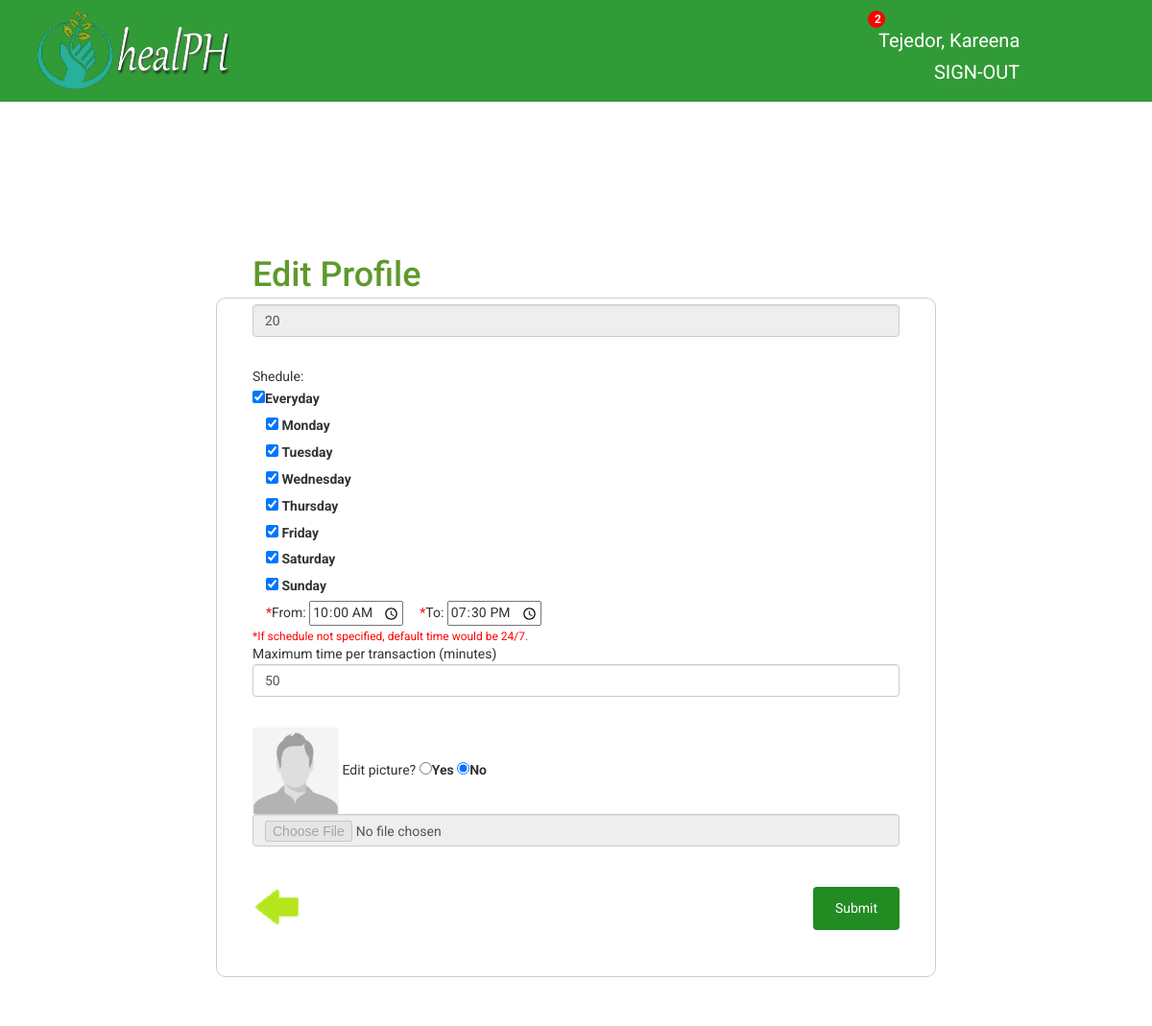
Page /healerPages/editprofile.php?accountid=20 (signed in) on the committed database.
### tables this page shows
CREATE TABLE IF NOT EXISTS `healer` (
  `HEALER_ID` int(11) NOT NULL AUTO_INCREMENT,
  `ACCT_ID` int(11) NOT NULL,
  `FIRSTNAME` varchar(30) NOT NULL,
  `LASTNAME` varchar(30) NOT NULL,
  `ADDRESS` varchar(200) NOT NULL,
  `CONTACT` varchar(30) NOT NULL,
  `EMAIL_ADDRESS` varchar(45) NOT NULL,
  `LATITUDE` varchar(50) NOT NULL,
  `LONGITUDE` varchar(50) NOT NULL,
  `DETAILS` varchar(1000) NOT NULL,
  `SUBEXPIRY` varchar(20) NOT NULL,
  `PICTURE` varchar(50) NOT NULL DEFAULT 'face.jpg',
  `CLINICDAYS` varchar(200) NOT NULL,
  `CLINICHOURS` varchar(20) NOT NULL,
  `DAILYLIMIT` int(11) NOT NULL,
  `RATE` decimal(5,1) NOT NULL,
  `STATUS` varchar(15) NOT NULL DEFAULT 'UNCONFIRMED',
  PRIMARY KEY (`HEALER_ID`)
);

### healerPages/editprofile.php (the view, shortened to what this page needs)
<?php
	require '../queries/connection.php';
	$accountid = $_SESSION['USERID'];
	if(isset($_GET['accountid'])) {
		$accountid = $_GET['accountid'];
		$sql = "SELECT * FROM healer WHERE ACCT_ID = '$accountid'";
		$retrieve = $conn->query($sql)->fetchAll();
		if($retrieve) {
			foreach($retrieve as $row) {
				$days = "";
				$from = "";
				$to = "";
				$picture = $row['PICTURE'];
				$dailylimit = $row['DAILYLIMIT'];
				$clinicdays = $row['CLINICDAYS'];
				$clinichours = $row['CLINICHOURS'];
				if($clinichours != "24/7") {
					$from = substr($clinichours, 0, 5);
					$to = substr($clinichours, 8, 5);
				}
			}
		}
		else {
			$clinicdays = "";
			$clinichours = "";
			$from = "";
			$to = "";
		}
	}
	else {
		header('Location: loginHealer.php');
	}
				include '../queries/connection.php';
				$healerid = $_SESSION['USERID'];
				$healer_notif_count = "";
				$healersql = "SELECT * FROM appointment WHERE HEALER_ID = '$healerid' AND STATUS = 'ACTIVE'";
				$retrievenotif = $conn->query($healersql)->fetchAll();
				if($retrievenotif) {
								$count = 0;
								foreach($retrievenotif as $row) {
												$count++;
								}
								$healer_notif_count = $count;
				}
?>
<!DOCTYPE html>
<html lang="en">
<head>
		<link href="../assets/css/main.css" rel="stylesheet" />
</head>
<body class="addHealer">
		<nav class="navbar1 navbar-inverse1 navbar-fixed-top  wow bounceInUp">
							 <div class="container topnav bgMenu">
									 <div class="row">
										<div class="col-md-9 col-sm-9">
																<a href="loginHealer.php" class="navbar-brand"><img class="img-responsive wow slideInLeft" src="../assets/images/logo.png" /></a>
										</div>
										<div class="collapse navbar-collapse" id="mainNavBar">
												<div class="col-md-3 col-sm-3">
														<ul class="nav navbar-nav">
																	 <div class="topUser">
																								<li>
																										<a href="profile.php?accountid=<?php echo $_SESSION['USERID']; ?>">
																										<?php echo $_SESSION['NAME']; ?> <span class="badge badge-notify"><?php echo $healer_notif_count; ?></span> </a>
																								</li>
																								<li>
																										<a href="../queries/signout.php">SIGN-OUT</a>
																								</li>
																		</div>
																</ul>
												</div>
												</div>
									 </div>
								</div>
				</nav>
		<section class="login" style="margin-top: 160px;">
				<div class="container">
						<div class="row">
								<div class="col-md-2 col-sm-2"></div>
								<div class="col-md-8 col-sm-8">
										<div id="loginForm">
												<h1 class="wow slideInDown">Edit Profile</h1>
												<form class="center-block" action="../queries/editprofile.php" method="post" enctype="multipart/form-data" >
														<div class="form-group">
																<input class="form-control wow lightSpeedIn" id="productid" name="productid" value="<?php echo $accountid; ?>" placeholder="Healer ID" type="text" required readonly > </div>
														<div class="message" id="sidMessage"></div>
														<div class="form-group">
															Shedule:<br />
																	<input type="checkbox" name="frequency[]" value="Everyday" id="everyday" <?php if($clinicdays == "Everyday" && $clinichours != "24/7") { echo "checked"; } ?> ><label for="everyday">Everyday</label><br />
															<input type="checkbox" name="days[]" value="Monday" id="monday" <?php if(strpos($days, 'Monday') !== false) { echo "checked"; } ?> >
																<label for="monday"> Monday</label>
															<br />
															<input type="checkbox" name="days[]" value="Tuesday" id="tuesday" <?php if(strpos($days, 'Tuesday') !== false) { echo "checked"; } ?> >
																<label for="tuesday"> Tuesday</label>
															<br />
															<input type="checkbox" name="days[]" value="Wednesday" id="wednesday" <?php if(strpos($days, 'Wednesday') !== false) { echo "checked"; } ?> >
																<label for="wednesday"> Wednesday</label>
															<br />
															<input type="checkbox" name="days[]" value="Thursday" id="thursday" <?php if(strpos($days, 'Thursday') !== false) { echo "checked"; } ?> >
																<label for="thursday"> Thursday</label>
															<br />
															<input type="checkbox" name="days[]" value="Friday" id="friday" <?php if(strpos($days, 'Friday') !== false) { echo "checked"; } ?> >
																<label for="friday"> Friday</label>
															<br />
															<input type="checkbox" name="days[]" value="Saturday" id="saturday" <?php if(strpos($days, 'Saturday') !== false) { echo "checked"; } ?> >
																<label for="saturday"> Saturday</label>
															<br />
															<input type="checkbox" name="days[]" value="Sunday" id="sunday" <?php if(strpos($days, 'Sunday') !== false) { echo "checked"; } ?> >
																<label for="sunday"> Sunday</label>
															<br />
																<span class="req" style="color: #f00"></span>From:
																<input type="time" name="from" value="<?php echo $from; ?>" >
																<span class="req" style="color: #f00"></span>To:
																<input type="time" name="to" value="<?php echo $to; ?>" >
															<br />
														<div class="message" id="timeMessage">*If schedule not specified, default time would be 24/7.</div>
															Maximum time per transaction (minutes)
														<div class="form-group">
																<input class="form-control wow lightSpeedIn" value="<?php echo $dailylimit; ?>" id="limit" name="limit" placeholder="Daily appointments limit" type="number" required > </div>
														<div class="message" id="limitMessage"></div>
														<div class="form-group">
															<img src="../images/healer/<?php echo $picture; ?>" style="width: 90px; height: 90px;" />
															Edit picture? <input type="radio" name="confirmedit" onclick="checkSelected(this.value)" id="yes" value="Yes"><label for="yes">Yes</label>
															<input type="radio" name="confirmedit" onclick="checkSelected(this.value)" id="no" value="No" checked ><label for="no">No</label>
															<input class="form-control wow lightSpeedIn" type="file" name="picture" value="" id="picture" disabled required />
														</div>
														<div class="message" id="pictureMessage"></div>
												<input class="btn btn-danger wow bounceInRight hvr-grow" type="submit" id="submit" value="Submit" />
												</form>
												<div class="back2 hvr-float">
														<a href="profile.php?accountid=<?php echo $accountid; ?>"> <img src="../assets/images/back.png"></a>
												</div>
										</div>
								</div>
						</div>
				</div>
		</section>
</body>
</html>

### rows in the picture
healer: CLINICHOURS "☑", from "10:00", to "19:30", limit "50", PICTURE (picture)

### other values in the picture
$_SESSION['NAME'] "Tejedor, Kareena"
$healer_notif_count "2"
